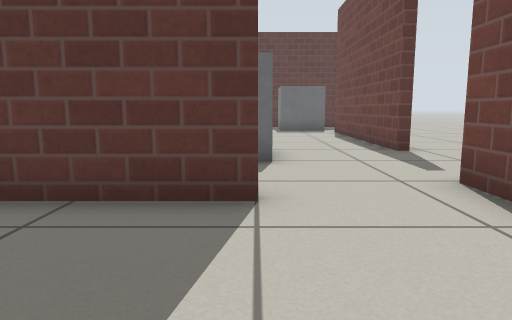
[1] (above)

16 first-person views from a walk through a robot-simulator world made for Gazebo. The camera is 0.5 m above the floor, tilts 8° down and sees 70° across. The floor is counted in squares, 0.5 m on a side. Each view is taken from the middle of a square. On the plan, view 1 faces up. The plan holds only what a view shows up to about 13 squares ahead; the rest is blank. Gazebo's built-in surfaces are drawn with simple patterns.

[2]
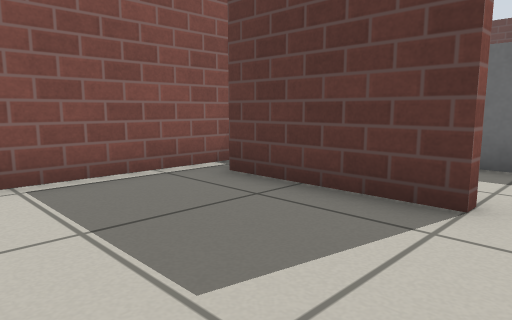

[3]
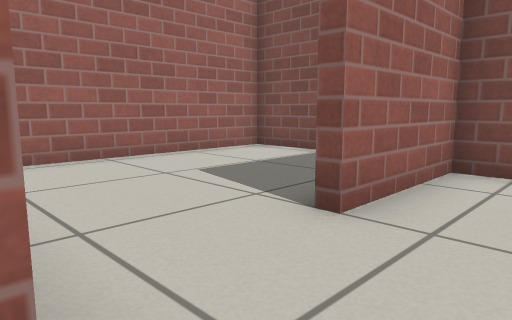

[4]
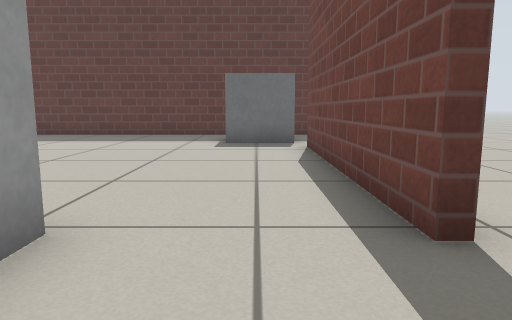

[5]
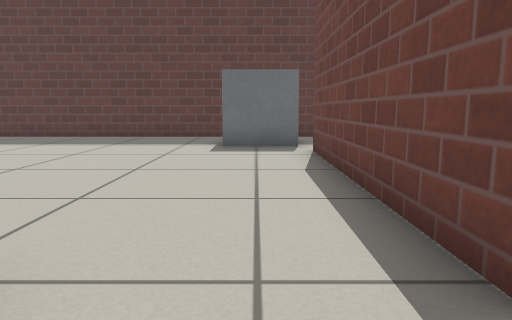

[6]
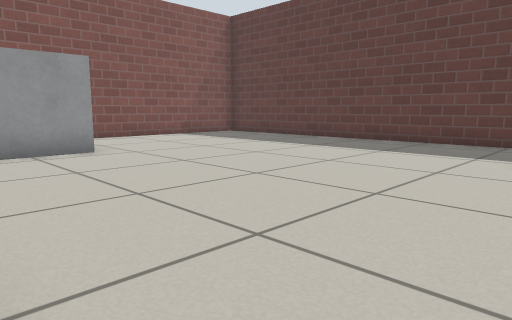

[7]
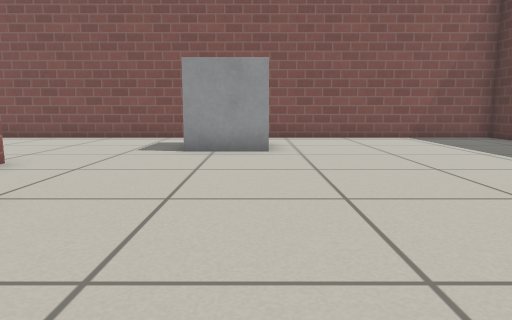

[8]
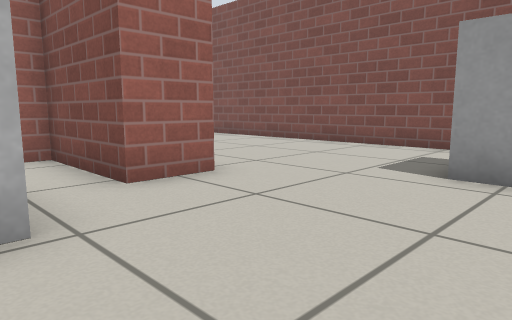

[9]
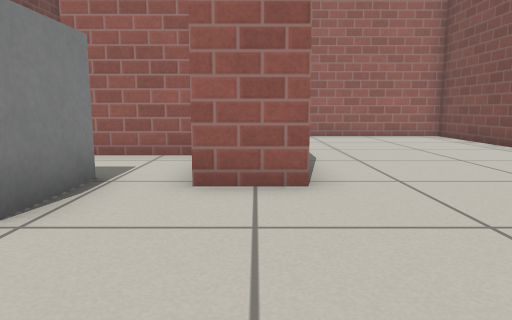

[10]
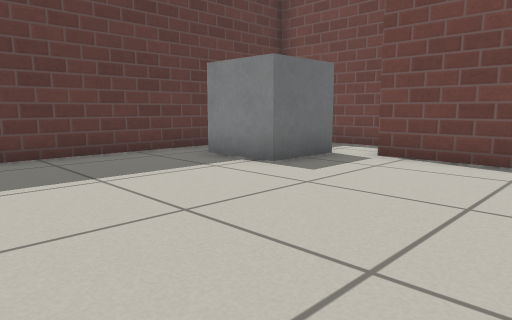

[11]
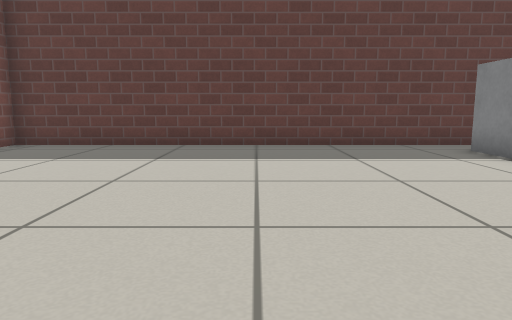

[12]
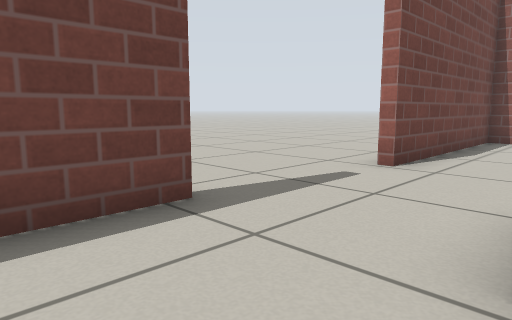

[13]
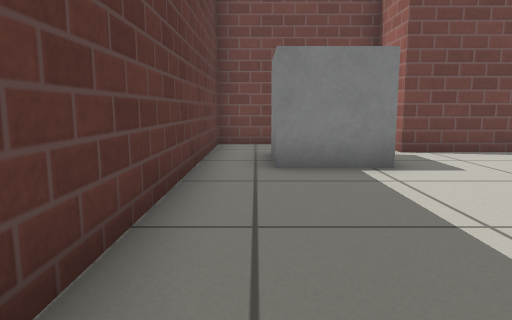

[14]
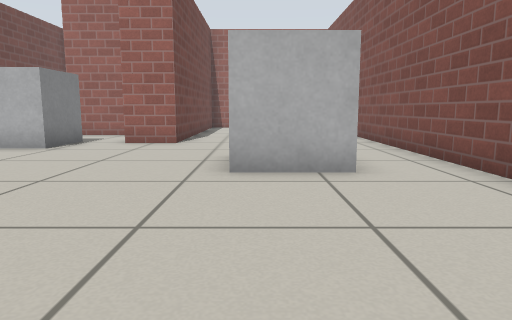

[15]
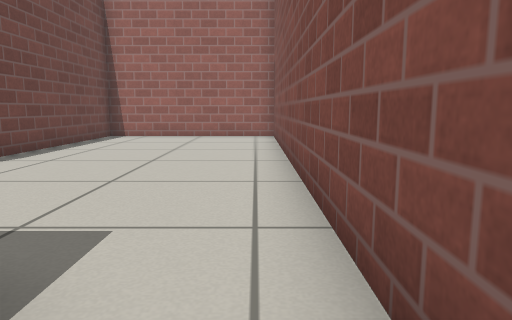

[16]
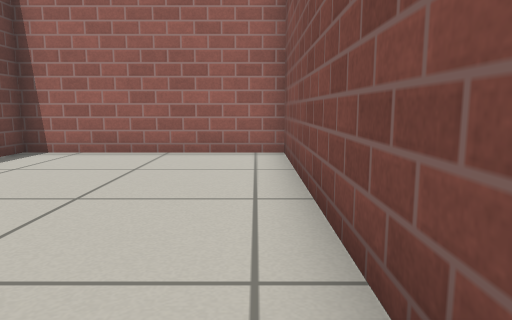

### Floor plan
Ten units are one square. View 1 is at (0, 0); x grows to the right and y downward. Boxes are objects, and circles mark ways between rooms. Rooms are numbered by the first view taken in them; rooms with no view inside come last. Other rooms are left out.
<svg viewBox="-111 -206 169 224">
<path fill="none" stroke="#000" d="M0 -39 -35 -39M-44 -48 -44 13 28 13 28 -34M34 -87 34 -157 53 -157 53 -201 -106 -201 -106 13 -47 13 -47 -74 -32 -74 -32 -42 0 -42 0 -39M28 -34 28 -49"/>
<rect x="-85" y="-125" width="20" height="20" fill="#bbb"><title>grey box</title></rect>
<rect x="-15" y="-95" width="20" height="30" fill="#bbb"><title>grey box</title></rect>
<rect x="5" y="-185" width="30" height="20" fill="#bbb"><title>grey box</title></rect>
<circle cx="15" cy="-40" r="3" fill="#2a7"/>
<text x="-10" y="-10">1</text>
<text x="-40" y="-110">2</text>
</svg>
Room 1 opens to room 2.

Where each view was taken, in squares from view 1:
view 1: 0 up, 0 right, facing up
view 2: 0 up, 1 right, facing up-left
view 3: 6 up, 3 right, facing down-left
view 4: 6 up, 2 right, facing up
view 5: 7 up, 2 right, facing up
view 6: 9 up, 2 right, facing up-left
view 7: 12 up, 2 right, facing left
view 8: 12 up, 1 left, facing down-left
view 9: 12 up, 4 left, facing down
view 10: 12 up, 4 left, facing up-right
view 11: 10 up, 4 left, facing up
view 12: 11 up, 0 right, facing down-right
view 13: 19 up, 5 left, facing right
view 14: 18 up, 7 left, facing down
view 15: 12 up, 10 left, facing down
view 16: 7 up, 10 left, facing down
